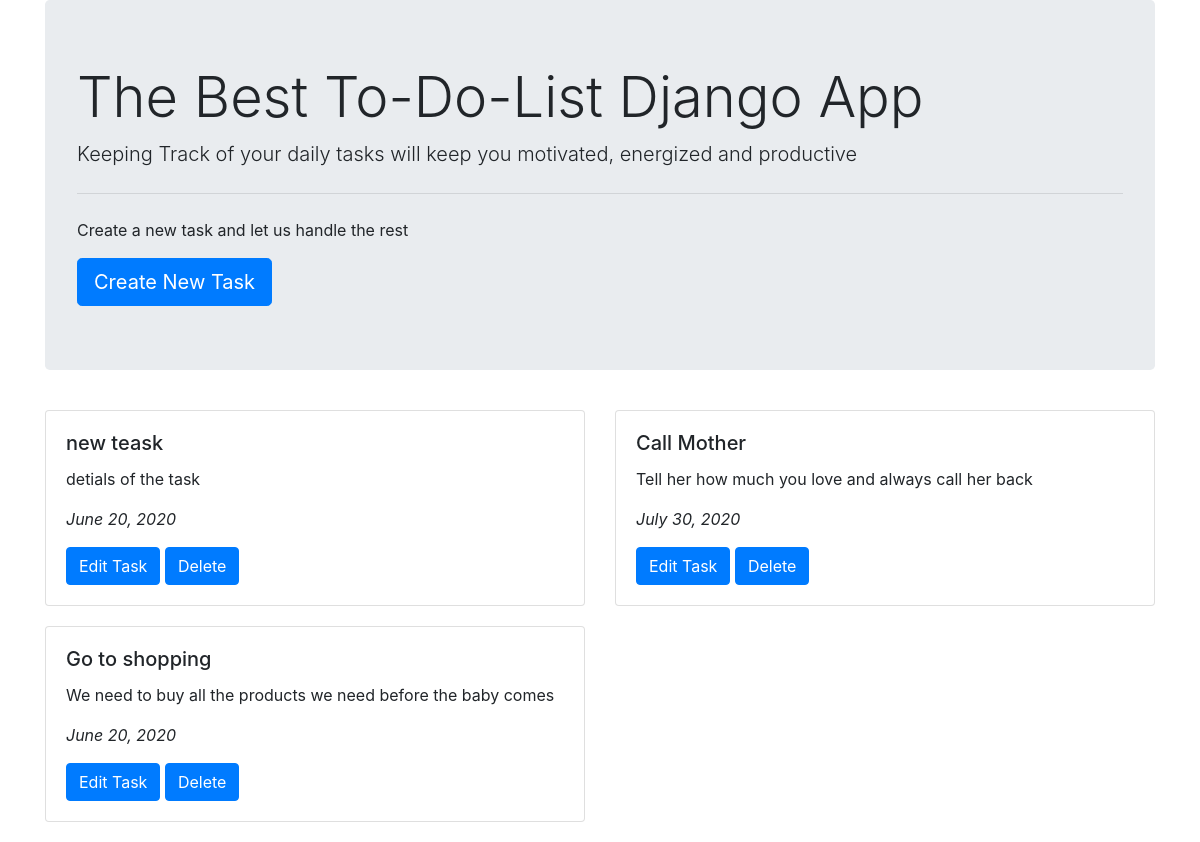
The page / on the database its author committed.
### todo/models.py (models this page shows, shortened)
class Todo(models.Model):
    name = models.CharField(max_length=100)
    description = models.CharField(max_length=300)
    due_date = models.DateField()

### todo/views.py (the view)
# urls.py: path('', todo_list),
def todo_list(request):
    todos = Todo.objects.all()
    context = {
        "todo_list": todos
    }
    return render(request, "todo.html", context)

### todo/templates/todo.html
{% extends "base.html" %}
{% block content %}
<div class="jumbotron">
    <h1 class="display-4">The Best To-Do-List Django App</h1>
    <p class="lead">Keeping Track of your daily tasks will keep you motivated, energized and productive</p>
    <hr class="my-4">
    <p>Create a new task and let us handle the rest</p>
    <a class="btn btn-primary btn-lg" href="/create" role="button">Create New Task</a>
  </div>
    <div class="row" style="margin-top: 40px">
        {% for todo in todo_list%}
        <div class="col-sm-6">
          <div class="card" style="margin-bottom: 20px;">
            <div class="card-body">
              <h5 class="card-title">{{ todo.name }}</h5>
              <p class="card-text">{{ todo.description }}</p>
              <p class="card-text"><em>{{ todo.due_date }}</em></p>
              <a href="/{{todo.id}}/update" class="btn btn-primary">Edit Task</a>
              <a href="/{{todo.id}}/delete" class="btn btn-primary">Delete</a>
            </div>
          </div>
        </div>
        {% endfor %}
      </div>
{% endblock %}

### templates/base.html (shortened to what this page needs)
<html>
    <head>
        <link rel="stylesheet" href="https://stackpath.bootstrapcdn.com/bootstrap/4.5.0/css/bootstrap.min.css">
    </head>
<body>
    <div class="container">
    {% block content %}
    {% endblock content %}
</div>
</body>
</html>

### rows shown on the page
Todo: name "new teask", description "detials of the task", due_date "June 20, 2020"
Todo: name "Call Mother", description "Tell her how much you love and always call her back", due_date "July 30, 2020"
Todo: name "Go to shopping", description "We need to buy all the products we need before the baby comes", due_date "June 20, 2020"
